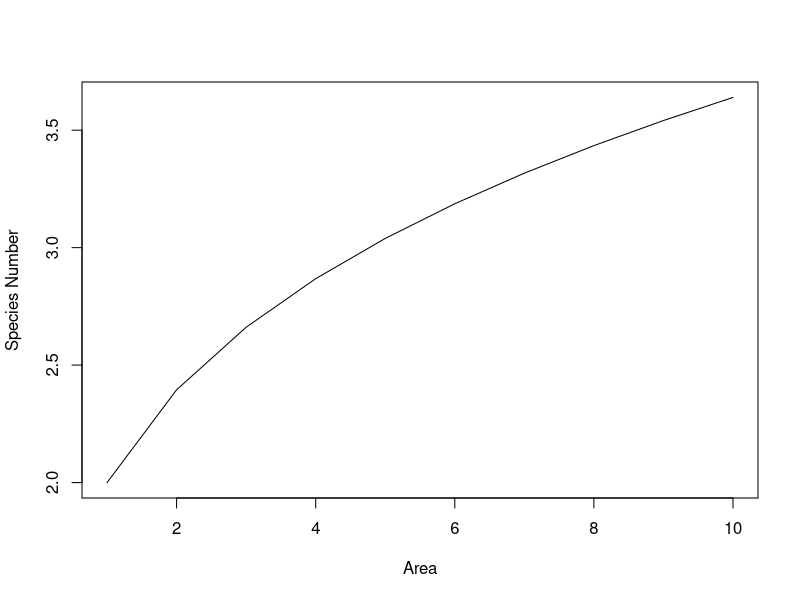
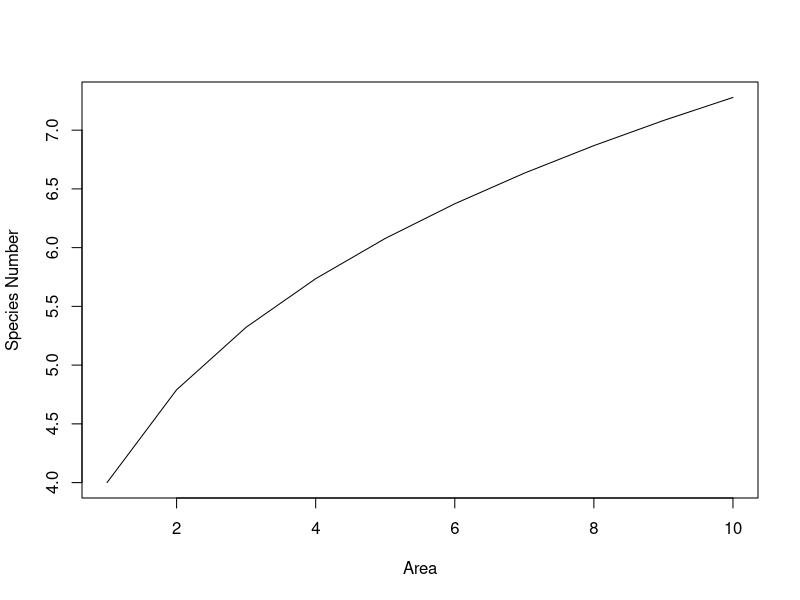
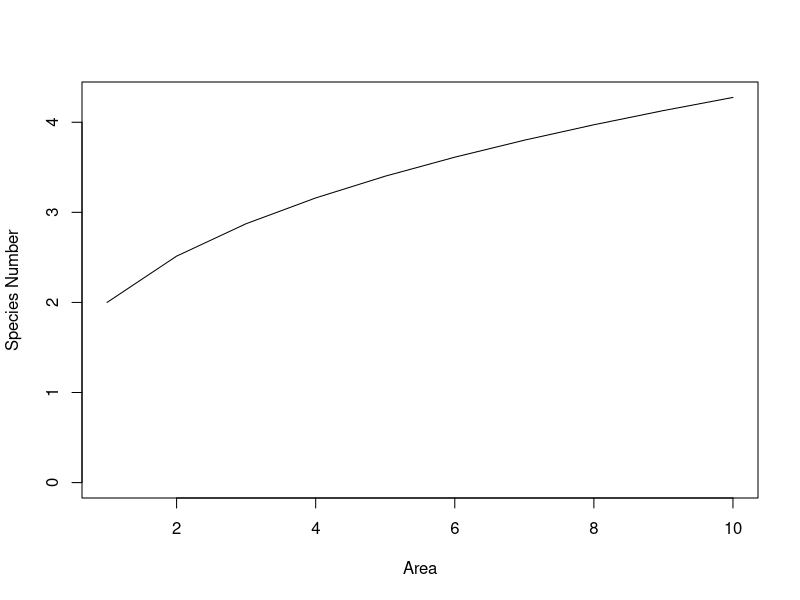
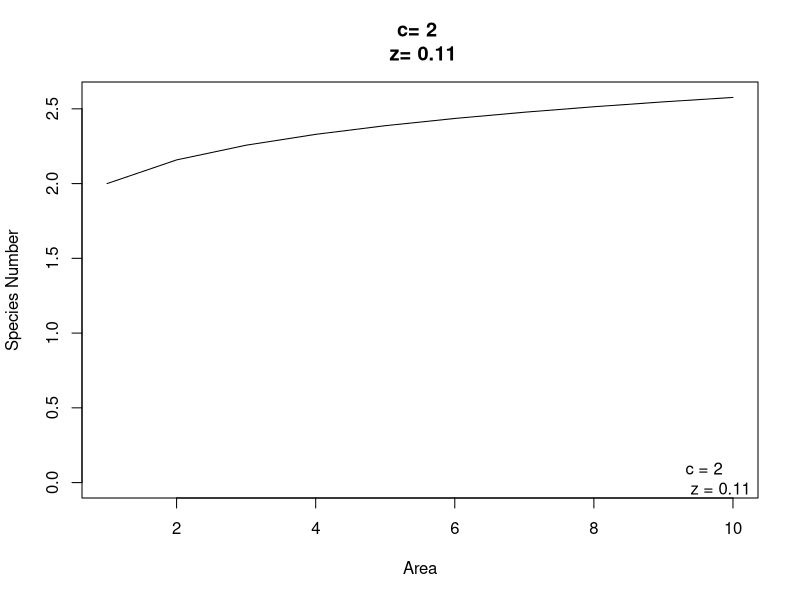
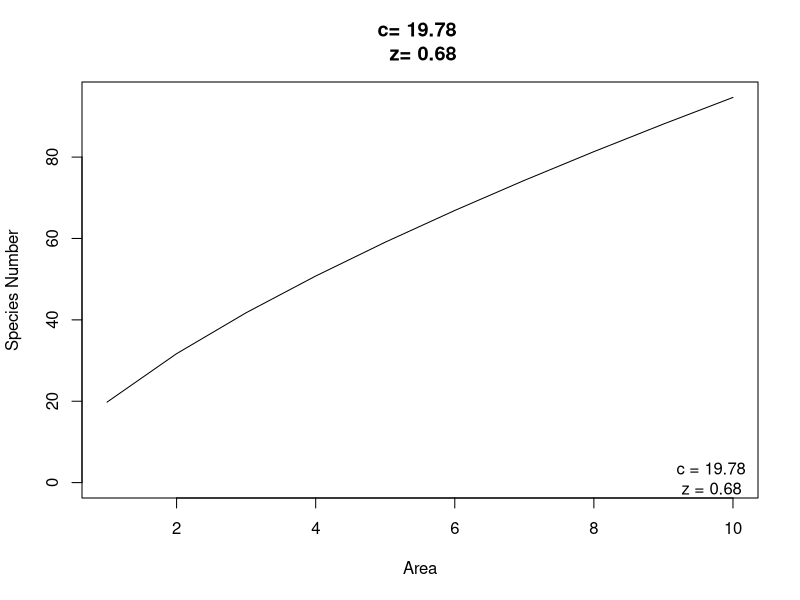
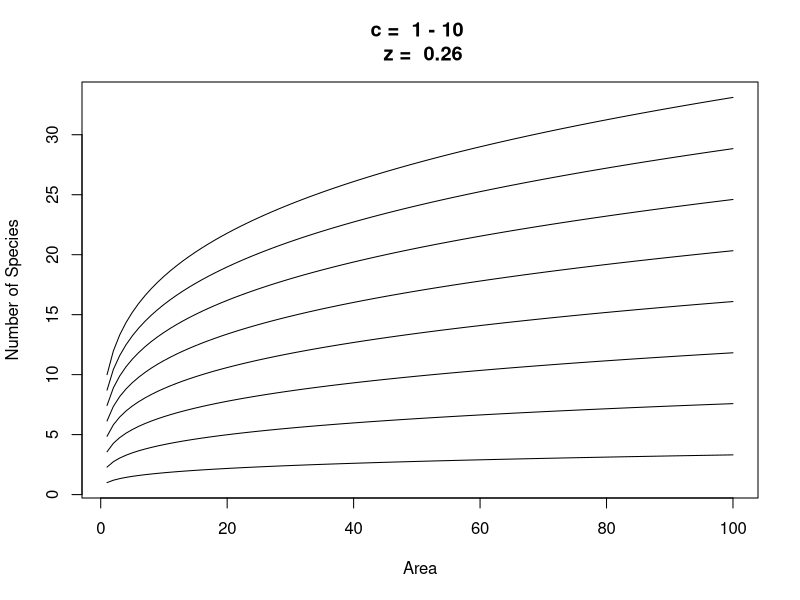
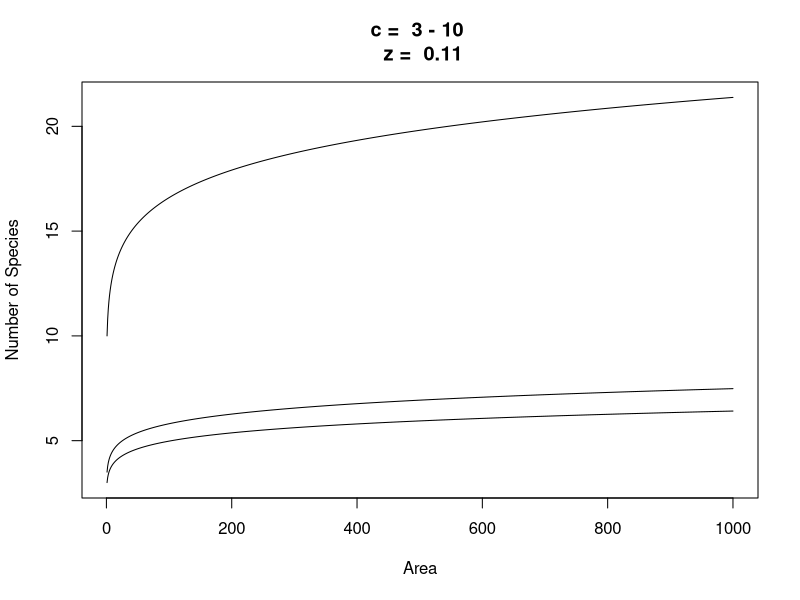
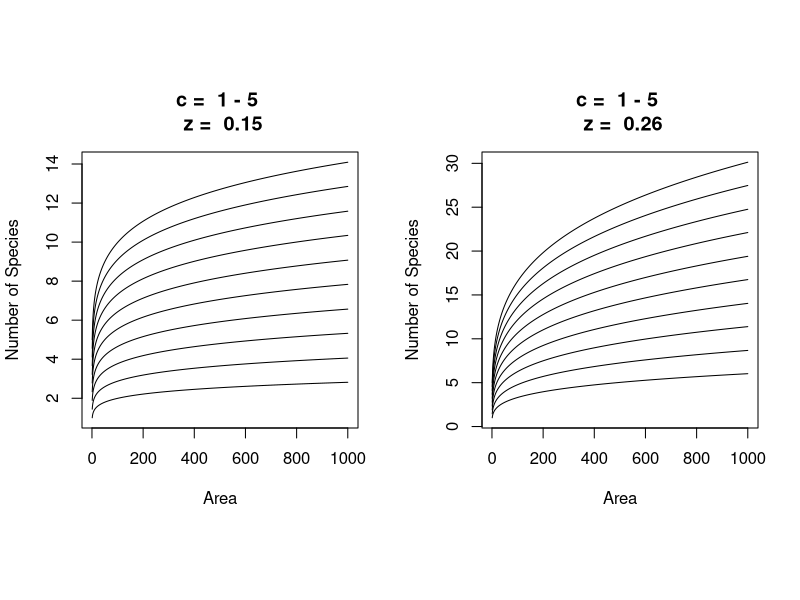

Write the R code that produced these figures, in order.
# Exploring functions with plots
# 16 Feburary 2016
# NJG

# basic plotting function with inputs
# S = cA^z
# S = number of species (dependent variable)
# A = island or sample area (independent variable)
# c = parameter
# z = parameter

opar <- par()
Plot1 <- function(A=1:10, c=2,z=0.26) {
  S <- c*(A^z)
  plot(x=A,
       y=S,
       xlab="Area",
       ylab="Species Number",
       type="l")
}
Plot1()

# Use different levels of A
# Show linearity with small N
# is there an asymptote
Plot1(c=4)

# Give more informative limits for graph
Plot2 <- function(A=1:10, c=2,z=0.26) {
  S <- c*(A^z)
  plot(x=A,
       y=S,
       xlab="Area",
       ylab="Species Number",
       type="l",
       ylim=c(0,max(S)))
}
Plot2(z=0.33)

# Add a legend to show paramter values
# use main or use legend function
Plot3 <- function(A=1:10, c=2,z=0.26) {
  S <- c*(A^z)
  plot(x=A,
       y=S,
       xlab="Area",
       ylab="Species Number",
       type="l",
       ylim=c(0,max(S)),
       main=paste("c=",c,"\n", "z=",z))
  
  legend(x="bottomright", 
         legend= c(paste("c =",c,
                         "\n", 
                         "z =",z)),
                 bty="n")
}
Plot3(z=0.11)
# Add random starting values for realistic
# parameter ranges

Plot4 <- function(A=1:10, c=runif(1,min=0,max=50),z=runif(1,min=0,max=1.0)) {
  c <- round(c,2)
  z <- round(z,2)
  S <- c*(A^z)
  plot(x=A,
       y=S,
       xlab="Area",
       ylab="Species Number",
       type="l",
       ylim=c(0,max(S)),
       main=paste("c=",c,"\n", "z=",z))
  
  legend(x="bottomright", 
         legend= c(paste("c =",c,"\n", "z =",z)),
         bty="n")
}
Plot4()

# Plot a series of curves

Plot5 <- function(A=1:100, c=seq(1,10,length=8),z=0.26) {
  c <- round(c,2)
  z <- round(z,2)
  
# Create a matrix to hold the data
# i rows, with one row for each value of A
# j columns, one for each parameter combinatino of z and c
  m <- matrix(nrow=length(A),ncol=length(c))
  
# Fill the columns of the matrix for the curve
   v <- 1
  for (i in 1:length(c)) {
    S <- c[i]*A^z
    m[,i] <- S
  }
 matplot(x=A,y=m,type="l",
         xlab="Area",
         ylab="Number of Species",
         col="black",
         lty=1,
         # ylim=c(0,30),
         main=paste("c = ",min(c),"-",max(c),
                    "\n",
                    "z = ",z))
}
Plot5()
Plot5(A=1:1000,c=c(3,3.5,10),z=0.11)

# Using the function to change more than 1 parameter

par(mfrow=c(1,2),pty="s") # set graphics for 2 plots

myZ <- c(0.15, 0.26) # pick parameters for z

for (x in 1:2) {
  Plot5(A=1:1000, c=seq(1,5,length.out=10),z=myZ[x])
}
par(opar)
  
# Add some control over the y axis range
Plot5a <- function(A=1:100, c=seq(1,10,length=8),z=0.26,myY=c(0,100)) {
  c <- round(c,2)
  z <- round(z,2)
  
# Create a matrix to hold the data
# i rows, with one row for each value of A
# j columns, one for each parameter combinatino of z and c
  m <- matrix(nrow=length(A),ncol=length(c))
  
# Fill the columns of the matrix for the curve
   v <- 1
  for (i in 1:length(c)) {
    S <- c[i]*A^z
    m[,i] <- S
  }
 matplot(x=A,y=m,type="l",
         xlab="Area",
         ylab="Number of Species",
         col="black",
         lty=1,
         ylim=myY, # insert the ylimit here
         main=paste("c = ",min(c),"-",max(c),
                    "\n",
                    "z = ",z))
}
par(mfrow=c(2,2))
myZ <- c(0.12, 0.14, 0.20, 0.26)
for (i in 1:length(myZ)){
  Plot5a(A=1:1000,c=seq(1,10,length=6),z=myZ[i],myY=c(0,62))
}
par(opar)
# Redo function to create all parameter combinations first


Plot6 <- function(A=1:100, c=seq(1,10,length=8),z=c(0.15,0.26)) {
  c <- round(c,2)
  z <- round(z,2)
  
# Create a matrix to hold the data
# i rows, with one row for each value of A
# j columns, one for each parameter combinatino of z and c
  m <- matrix(nrow=length(A),ncol=length(c)*length(z))
  myCols <- rep(c("blue","red"), length(c))
  
# Fill the columns of the matrix for the curve
   v <- 1
  for (i in 1:length(c)) {
    for (j in 1:length(z)) {
    S <- c[i]*A^z[j]
    m[,v] <- S
    v <- v + 1
    }
  }
 matplot(x=A,y=m,type="l",
         xlab="Area",
         ylab="Number of Species",
         col=myCols,
         lty=1,
         lwd=2,
         main=paste("c = ",min(c),"-",max(c),
                    "\n",
                    "z = ",min(z),"-",max(z)))
                         
}
Plot6()
Plot6(z=.4)
